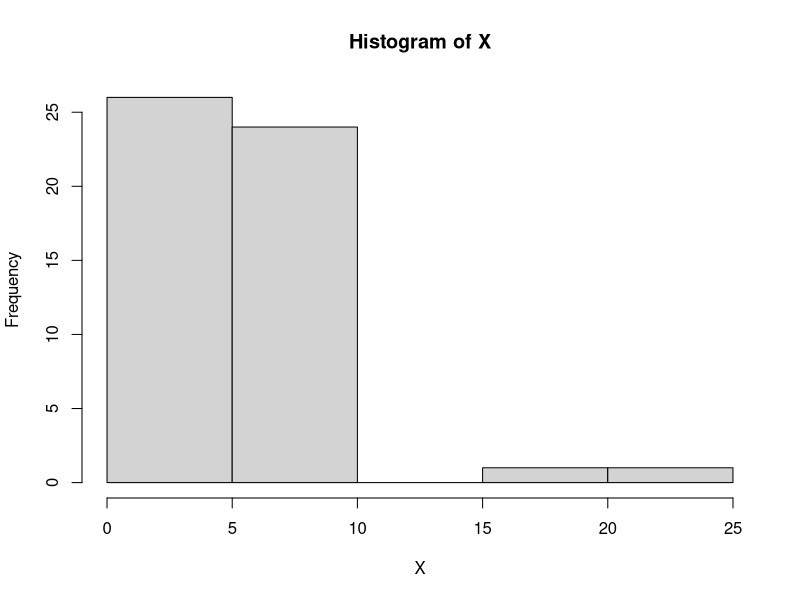

Here is the R script that generated this plot:
## ---- chunk 1
# Create a random dataset
set.seed(123)  # for reproducibility

# Generate a random dataset of 50 points from a normal distribution
n <- 50
X <- rnorm(n, mean = 5, sd = 2)  

# Optional: add a few outliers
X <- c(X, 20, 25)

# Quick look at the dataset
hist(X)
## ---- chunk 2
# 
n <- length(X)

# Define a function to compute mu_hat and s_hat iteratively
estimate_mu_s <- function(X, tol = 1e-6, max_iter = 1000) {
  
  # Initialize
  mu_hat <- median(X)   # robust starting value
  s_hat <- mean(abs(X - mu_hat))  # initial scale estimate
  
  for (iter in 1:max_iter) {
    
    # Compute weights
    z <- (X - mu_hat) / (2 * s_hat)
    w <- ifelse(z == 0, 1, tanh(z) / z)
    
    # Update mu_hat
    mu_new <- sum(X * w) / sum(w)
    
    # Update s_hat
    s_new <- mean(abs(X - mu_new) * w)
    
    # Check convergence
    if (abs(mu_new - mu_hat) < tol && abs(s_new - s_hat) < tol) {
      break
    }
    
    mu_hat <- mu_new
    s_hat <- s_new
  }
  
  list(mu_hat = mu_hat, s_hat = s_hat, weights = w, iterations = iter)
}

# Run the function
result <- estimate_mu_s(X)

# View results
cat("Results of Robust Estimation:\n")
cat("-----------------------------\n")
cat("Estimated mu_hat:", result$mu_hat, "\n")
cat("Estimated s_hat:", result$s_hat, "\n")
cat("Number of iterations:", result$iterations, "\n")
cat("\nWeights for each observation:\n")
print(result$weights)

## ---- chunk 3
# Load necessary library
library(stats)

# Step 1: Generate random numbers from a logistic distribution
set.seed(123)  # For reproducibility
n <- 200
true_mu <- 0
true_s <- 1

# Logistic random variables
x <- rlogis(n, location = true_mu, scale = true_s)

# Step 2: Define the log-likelihood and its derivatives
loglik <- function(params, data) {
  mu <- params[1]
  s  <- params[2]
  n  <- length(data)
  
  # Logistic log-likelihood
  ll <- -n*log(s) - 2*sum(log(1 + exp(-(data - mu)/s)))
  return(ll)
}

# Score function (gradient of log-likelihood)
score <- function(params, data) {
  mu <- params[1]
  s  <- params[2]
  
  z <- (data - mu)/s
  w <- exp(-z) / (1 + exp(-z))
  
  # Partial derivatives
  dL_dmu <- sum((1 - 2*w)/s)
  dL_ds  <- -length(data)/s + sum(z * (1 - 2*w)/s)
  
  return(c(dL_dmu, dL_ds))
}

# Fisher information matrix (expected value of negative second derivative)
fisher_info <- function(params, data) {
  mu <- params[1]
  s  <- params[2]
  
  # Expected Fisher information for logistic distribution
  n <- length(data)
  I11 <- n * (pi^2) / (3 * s^2)       # w.r.t mu^2
  I12 <- 0                            # cross term
  I22 <- n * (pi^2) / (3 * s^2)       # w.r.t s^2
  
  I <- matrix(c(I11, I12, I12, I22), nrow = 2)
  return(I)
}

# Step 3: Fisher Scoring Algorithm
fisher_scoring <- function(data, tol = 1e-6, max_iter = 100) {
  # Initial guesses
  mu_hat <- mean(data)
  s_hat  <- sd(data) * sqrt(3)/pi  # Approximation for logistic scale
  
  params <- c(mu_hat, s_hat)
  
  for (i in 1:max_iter) {
    score_val <- score(params, data)
    info_val  <- fisher_info(params, data)
    
    # Update parameters
    params_new <- params + solve(info_val) %*% score_val
    
    # Check convergence
    if (max(abs(params_new - params)) < tol) {
      cat("Converged in", i, "iterations\n")
      break
    }
    
    params <- params_new
  }
  
  names(params) <- c("mu_hat", "s_hat")
  return(params)
}

# Step 4: Run Fisher scoring to estimate MLEs
mle_estimates <- fisher_scoring(x)
print(mle_estimates)

## ---- chunk 4
# Extract MLEs from part b
mu_hat <- mle_estimates["mu_hat"]
s_hat  <- mle_estimates["s_hat"]
n      <- length(x)

# Construct the Fisher information matrix for the logistic distribution, evaluated at the MLEs
I11 <- n * (pi^2)/(3 * s_hat^2)
I22 <- n * (pi^2)/(3 * s_hat^2)
I12 <- 0
F_obs <- matrix(c(I11, I12, I12, I22), nrow = 2)

# Variance-covariance matrix
vcov <- solve(F_obs)

# Standard errors
se_mu <- sqrt(vcov[1,1])
se_s  <- sqrt(vcov[2,2])

# 95% confidence intervals
z <- qnorm(0.975)
ci_mu <- mu_hat + c(-1,1)*z*se_mu
ci_s  <- s_hat  + c(-1,1)*z*se_s

ci_mu
ci_s
## ---- chunk 5
# Non-parametric CI for mu (location) using the empirical CDF
ci_mu_np <- quantile(x, probs = c(0.025, 0.975))
ci_mu_np

# Non-parametric CI for s (scale) using bootstrap
set.seed(123)   # for reproducibility
B <- 1000       # number of bootstrap samples

s_boot <- replicate(B, {
  xb <- sample(x, replace = TRUE)       # bootstrap sample
  diff(range(xb)) / (pi/sqrt(3))        # approximate logistic scale
})

# 95% CI for s from bootstrap percentiles
ci_s_np <- quantile(s_boot, probs = c(0.025, 0.975))
ci_s_np
## ---- chunk 6
# Create a data frame to display the results
ci_table <- data.frame(
  Parameter = c("mu", "s"),
  Method = c("Fisher Information", "Fisher Information"),
  Lower = c(ci_mu[1], ci_s[1]),
  Upper = c(ci_mu[2], ci_s[2])
)

# Add the non-parametric CIs as separate rows
ci_table <- rbind(
  ci_table,
  data.frame(
    Parameter = c("mu", "s"),
    Method = c("Empirical / Bootstrap", "Empirical / Bootstrap"),
    Lower = c(ci_mu_np[1], ci_s_np[1]),
    Upper = c(ci_mu_np[2], ci_s_np[2])
  )
)

# Print the table
print(ci_table)
